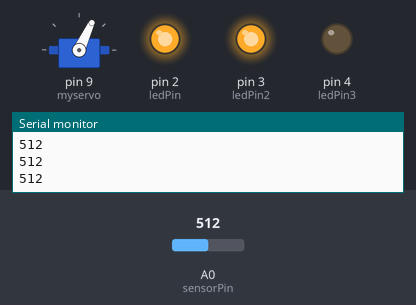
This sketch was run on a simulated Arduino Uno, built with avr-gcc and run on an emulated ATmega328P. Parts: servo, output pins drawn as LEDs (lit = HIGH), the last lines printed to the serial monitor. The inputs (shaded band) are chosen by the test bench; at power-on: A0 (sensorPin) = 512.

Above: at 1.2 s.
1.3 s: A0 (sensorPin) set to 610
At 1.9 s:
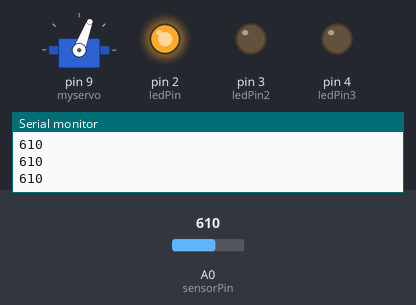
2.8 s: A0 (sensorPin) set to 810
At 3.1 s:
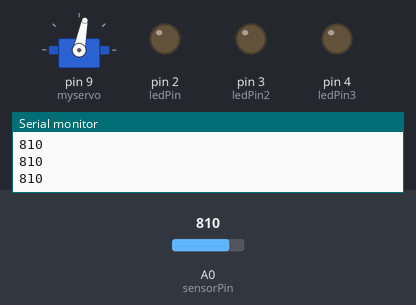
4.3 s: A0 (sensorPin) set to 860
At 5.4 s:
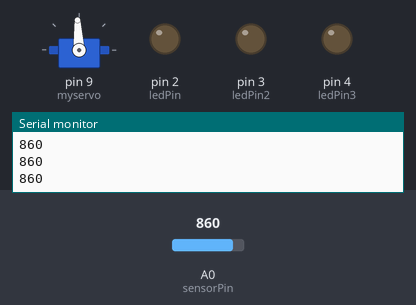
5.8 s: A0 (sensorPin) set to 390
At 6.7 s:
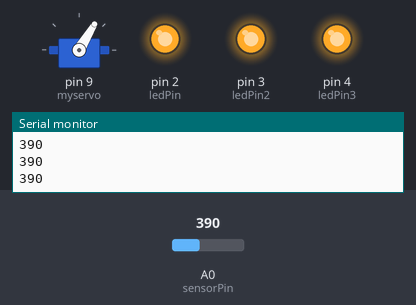
7.3 s: A0 (sensorPin) set to 900
At 7.7 s:
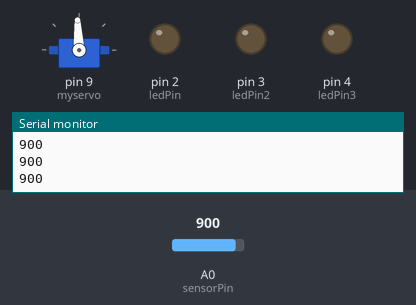
Timing chart, 0 to 9.8 s (numbered marks = the images above; inputs shaded):
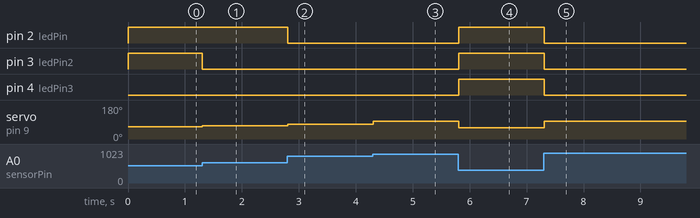

Measured:
- after the input at 1.3 s, pin 3 (ledPin2): HIGH → LOW at once; servo on pin 9 (myservo): 65° → 69° at once
- after the input at 2.8 s, pin 2 (ledPin): HIGH → LOW at once; servo on pin 9 (myservo): 69° → 79° at once
- after the input at 4.3 s, servo on pin 9 (myservo): 79° → 93° at once
- after the input at 5.8 s, pin 2 (ledPin), pin 3 (ledPin2), pin 4 (ledPin3): LOW → HIGH at once; servo on pin 9 (myservo): 93° → 59° at once
- after the input at 7.3 s, pin 2 (ledPin), pin 3 (ledPin2), pin 4 (ledPin3): HIGH → LOW at once; servo on pin 9 (myservo): 59° → 93° at once

The sketch:

servoWind.ino
```cpp
#include <Servo.h>

Servo myservo;


int sensorPin = A0;
int val;
int ledPin = 2;
int ledPin2 = 3;
int ledPin3 = 4;
// select the pin for the LED
int sensorValue = 0;  // variable to store the value coming from the sensor

void setup() {

  myservo.attach(9);

  pinMode(ledPin, OUTPUT);
  pinMode(ledPin2, OUTPUT);
  pinMode(ledPin3, OUTPUT);
  Serial.begin(9600);
}

void loop() {
  val = analogRead(sensorPin);            // reads the value of the potentiometer (value between 0 and 1023)
  val = map(val, 0, 1023, 40, 90);     // scale it to use it with the servo (value between 0 and 180)


  // sets the servo position according to the scaled value


  // read the value from the sensor:
  sensorValue = analogRead(sensorPin);
  Serial.println(sensorValue);

  if(sensorValue > 850) {
  myservo.write(93);
  }
  else{
  myservo.write(val);
  }
  if(sensorValue < 800) {
  digitalWrite(ledPin, HIGH);
  }
  else{
  digitalWrite(ledPin, LOW);
  }

  if(sensorValue < 600) {
  digitalWrite(ledPin2, HIGH);

  }
  else{
  digitalWrite(ledPin2, LOW);
  }

   if(sensorValue < 400) {
  digitalWrite(ledPin3, HIGH);
  }
  else{
  digitalWrite(ledPin3, LOW);
  }

}
```
